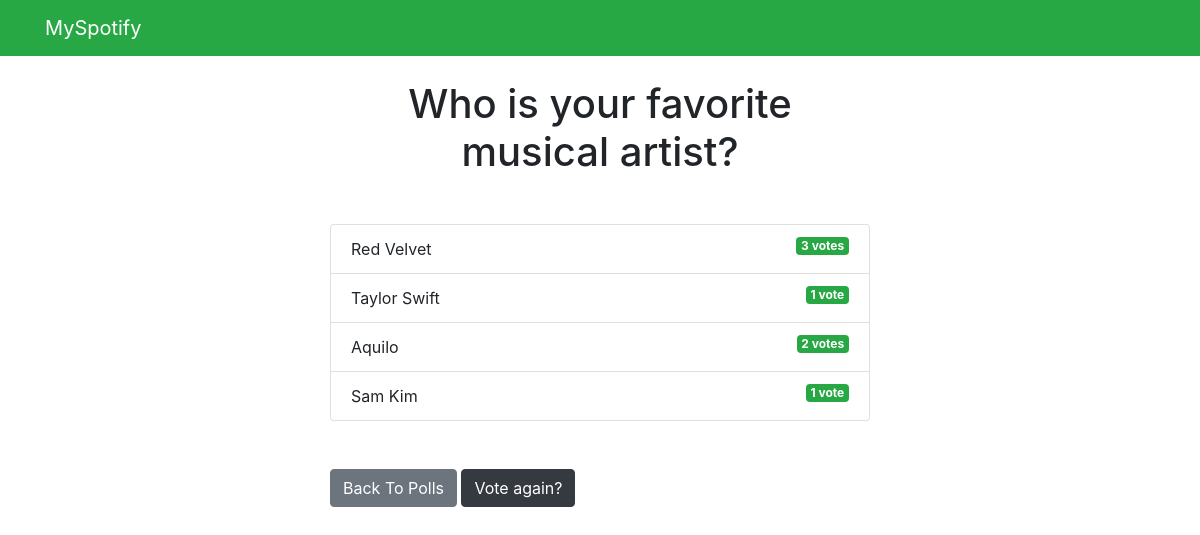
Before: /discover/1/results/ with the older database file.
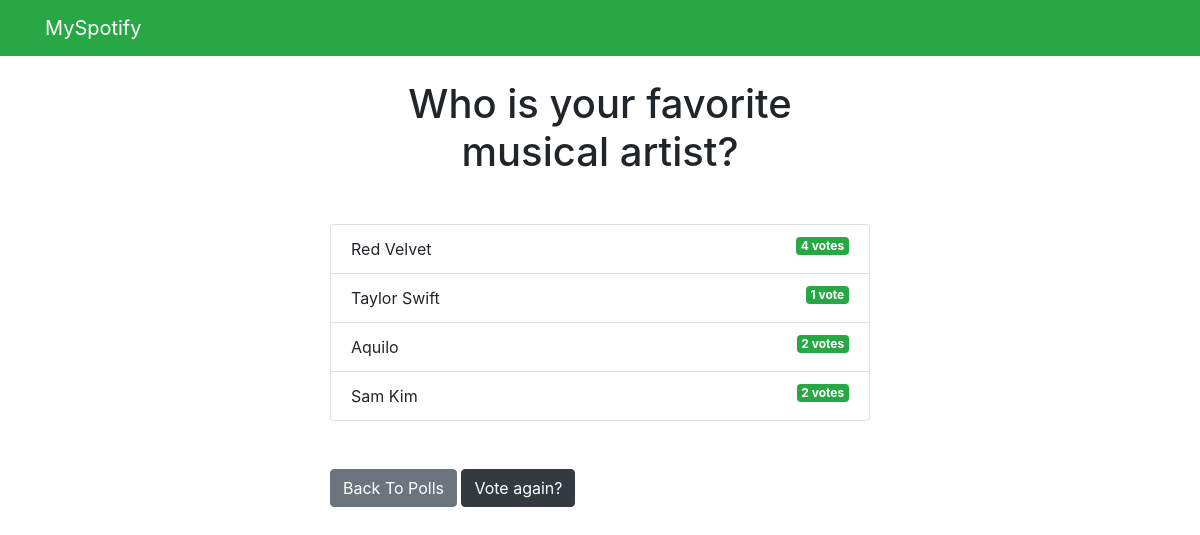
After: the same page with the newer database file.
### discover/models.py (models this page shows, shortened)
class Choice(models.Model):
    question = models.ForeignKey(Question, on_delete=models.CASCADE)
    choice_text = models.CharField(max_length=200)
    votes = models.IntegerField(default=0)

### discover/views.py (the view)
# urls.py: path('<int:question_id>/results/', views.results, name='results'),
def results(request, question_id):
    question = get_object_or_404(Question, pk=question_id)
    return render(request, 'discover/results.html', {'question': question})

### templates/discover/results.html
{% extends 'base.html' %}
{% block content %}
<h1 class="mb-5 text-center">{{ question.question_text }}</h1>
<ul class="list-group mb-5">
	{% for choice in question.choice_set.all %}
	<li class="list-group-item">
		{{ choice.choice_text }}  <span class="badge badge-success float-right">{{ choice.votes }} vote{{ choice.votes | pluralize }}</span>
	</li>
	{% endfor %}
</ul>
<a class="btn btn-secondary" href="{% url 'discover:index' %}">Back To Polls</a>
<a class="btn btn-dark" href="{% url 'discover:detail' question.id %}">Vote again?</a>
{% endblock %}

Changed rows visible on the page:
changed Choice "Red Velvet": votes "3" → "4"
changed Choice "Sam Kim": votes "1" → "2"; votes|pluralize (not shown) → "s"
